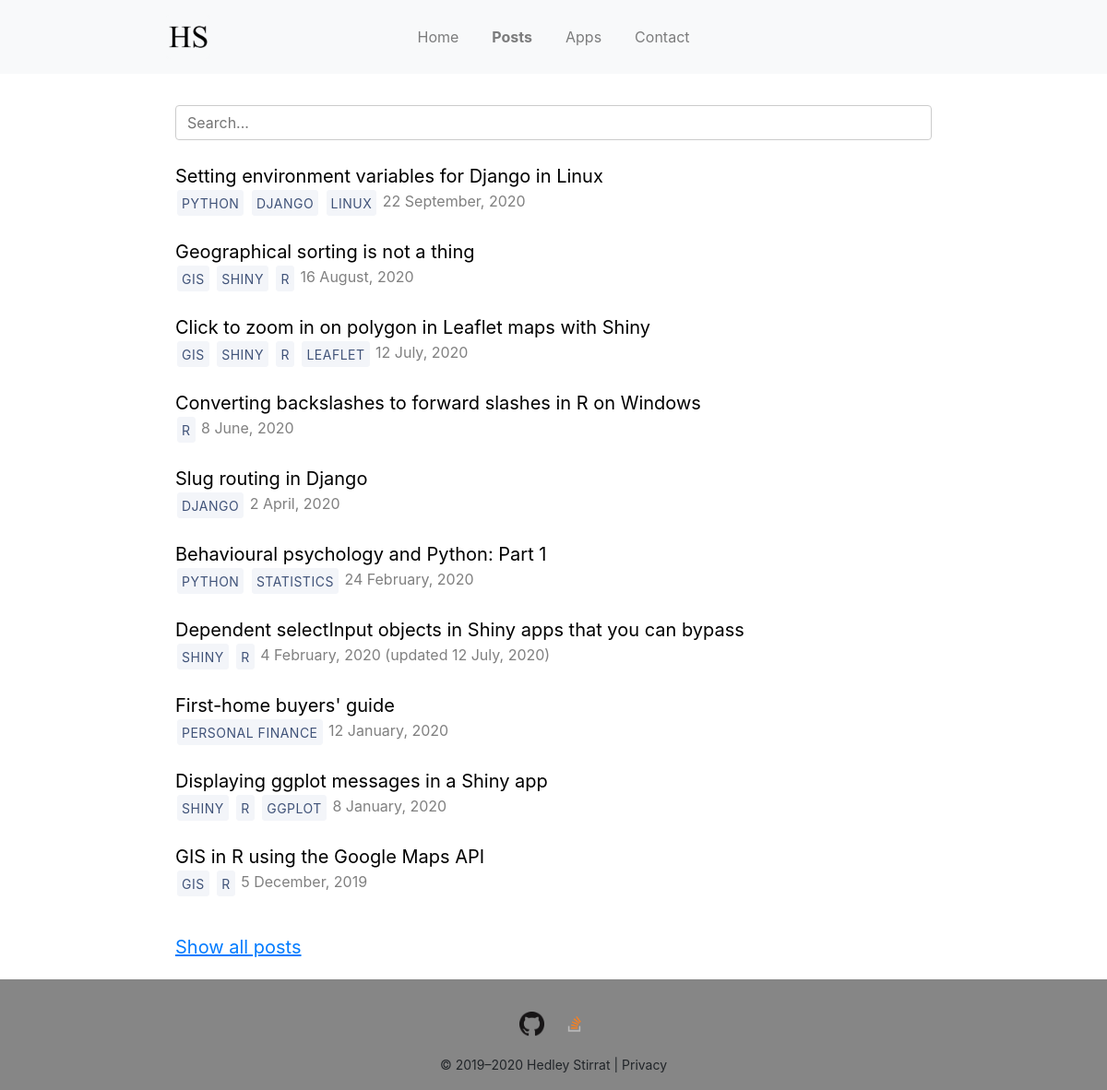
The page /posts on the database its author committed.
### blog/models.py (models this page shows, shortened)
class BlogPost(models.Model):
    title = models.CharField(max_length=100)
    is_published = models.BooleanField(default=True)
    published_date = models.DateField()
    modified_date = models.DateField(null=True, blank=True)
    slug = models.SlugField(unique=True)
    tags = models.ManyToManyField('Tag', related_name='blog_posts')
    snippet = models.CharField('snippet', max_length=250)
    content = models.TextField()
    def get_absolute_url(self):
        return reverse('detail', kwargs = {'slug': self.slug})

class Tag(models.Model):
    name = models.CharField(max_length=20)

### blog/views.py (the view)
def posts(request):
    query = request.GET.get('q')
    if query is not None:
        blog_posts = BlogPost.objects.filter(title__icontains=query).filter(is_published=True)
    else:
        blog_posts = BlogPost.objects.filter(is_published=True).order_by('-published_date')
    context = {
        "blog_posts": blog_posts,
    }
    return render(request, 'posts.html', context)

### blog/templates/posts.html (shortened to what this page needs)
{% extends "base.html" %}
{% load static %}
{% block content %}
<form method="GET" action="" id="searchform">
    <input class="searchfield" id="searchbox" name="q" type="text" value="{{ request.GET.get.q }}" placeholder="Search..."/>
</form>
<br />
<ul style='list-style: none; padding-left: 0px;'>
    {% for post in blog_posts %}
        <li>
            <a style='font-size:20px;' id='post-href' href="{{post.get_absolute_url}}"> {{ post.title|safe }} </a>
            <div>
                <p style="display:inline;">
                    {% for tag in post.tags.all %}
                        <a class="btn" href="{% url 'tag' tag.name %}">
                            {{ tag.name }}
                        </a>
                    {% endfor %}
                </p>
                <p style="color:gray; display:inline;">
                    {{ post.published_date|date:"j F, Y" }}
                    {% if post.modified_date is not Null %}
                        (updated {{ post.modified_date|date:"j F, Y" }})
                    {% endif %}
                </p>
            </div>
        </li>
        <br />
    {% endfor %}
</ul>
<a style='font-size: 20px; text-decoration: underline;' href={% url 'posts' %}>Show all posts</a>
{% endblock %}

### static/style.css (style rules this page uses)
#post-href { color:black; }
html { position: relative; min-height: 100%; }
a.btn { background-color: #f3f5f9; border: 1px solid #f3f5f9; border-radius: 3px; color: #405379; font-size: 14px; letter-spacing: .5px; margin: 0 2px; padding: 3px 4px 2px; text-transform: uppercase; white-space: nowrap; }
input { width: 100%; padding: 6px 12px; border: 1px solid #ccc; border-radius: 4px; }

### rows shown on the page
BlogPost: title "Setting environment variables for Django in Linux", published_date "22 September, 2020"
Tag: name "PYTHON"
Tag: name "DJANGO"
Tag: name "LINUX"
BlogPost: title "Geographical sorting is not a thing", published_date "16 August, 2020"
Tag: name "GIS"
Tag: name "SHINY"
Tag: name "R"
BlogPost: title "Click to zoom in on polygon in Leaflet maps with Shiny", published_date "12 July, 2020"
Tag: name "LEAFLET"
BlogPost: title "Converting backslashes to forward slashes in R on Windows", published_date "8 June, 2020"
BlogPost: title "Slug routing in Django", published_date "2 April, 2020"
BlogPost: title "Behavioural psychology and Python: Part 1", published_date "24 February, 2020"
Tag: name "STATISTICS"
BlogPost: title "Dependent selectInput objects in Shiny apps that you can bypass", published_date "4 February, 2020", modified_date "12 July, 2020"
BlogPost: title "First-home buyers' guide", published_date "12 January, 2020"
Tag: name "PERSONAL FINANCE"
BlogPost: title "Displaying ggplot messages in a Shiny app", published_date "8 January, 2020"
Tag: name "GGPLOT"
BlogPost: title "GIS in R using the Google Maps API", published_date "5 December, 2019"
